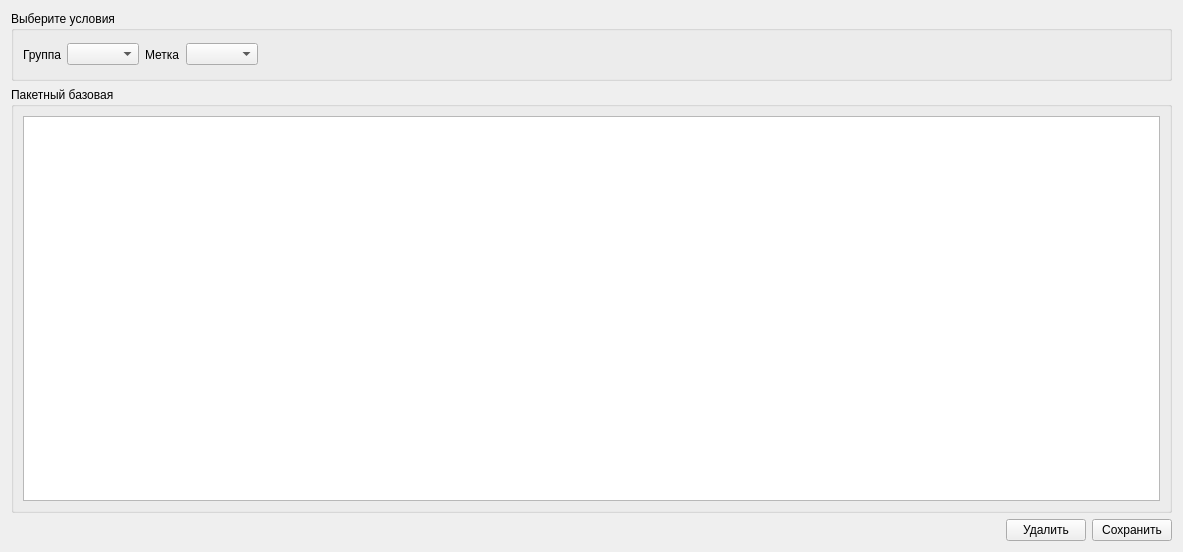
<?xml version="1.0" encoding="UTF-8"?>
<ui version="4.0">
 <class>Table_Form_1_2</class>
 <widget class="QWidget" name="Table_Form_1_2">
  <property name="geometry">
   <rect>
    <x>0</x>
    <y>0</y>
    <width>1183</width>
    <height>552</height>
   </rect>
  </property>
  <property name="windowTitle">
   <string>Form</string>
  </property>
  <layout class="QVBoxLayout" name="verticalLayout">
   <item>
    <widget class="QGroupBox" name="groupBox">
     <property name="minimumSize">
      <size>
       <width>0</width>
       <height>70</height>
      </size>
     </property>
     <property name="title">
      <string>Выберите условия</string>
     </property>
     <layout class="QHBoxLayout" name="horizontalLayout_3">
      <item>
       <layout class="QHBoxLayout" name="horizontalLayout">
        <item>
         <widget class="QLabel" name="label_21">
          <property name="text">
           <string>Группа</string>
          </property>
         </widget>
        </item>
        <item>
         <widget class="QComboBox" name="comboBox"/>
        </item>
        <item>
         <widget class="QLabel" name="label_22">
          <property name="text">
           <string>Метка</string>
          </property>
         </widget>
        </item>
        <item>
         <widget class="QComboBox" name="comboBox_2"/>
        </item>
       </layout>
      </item>
      <item>
       <spacer name="horizontalSpacer">
        <property name="orientation">
         <enum>Qt::Horizontal</enum>
        </property>
        <property name="sizeHint" stdset="0">
         <size>
          <width>905</width>
          <height>20</height>
         </size>
        </property>
       </spacer>
      </item>
     </layout>
    </widget>
   </item>
   <item>
    <widget class="QGroupBox" name="groupBox_2">
     <property name="title">
      <string>Пакетный базовая</string>
     </property>
     <layout class="QHBoxLayout" name="horizontalLayout_2">
      <item>
       <widget class="QTableWidget" name="tableWidget"/>
      </item>
     </layout>
    </widget>
   </item>
   <item>
    <layout class="QHBoxLayout" name="horizontalLayout_4">
     <item>
      <spacer name="horizontalSpacer_2">
       <property name="orientation">
        <enum>Qt::Horizontal</enum>
       </property>
       <property name="sizeHint" stdset="0">
        <size>
         <width>40</width>
         <height>20</height>
        </size>
       </property>
      </spacer>
     </item>
     <item>
      <widget class="QPushButton" name="pushButton_delete">
       <property name="text">
        <string>Удалить</string>
       </property>
      </widget>
     </item>
     <item>
      <widget class="QPushButton" name="pushButton">
       <property name="text">
        <string>Сохранить</string>
       </property>
      </widget>
     </item>
    </layout>
   </item>
  </layout>
 </widget>
 <resources/>
 <connections/>
</ui>
